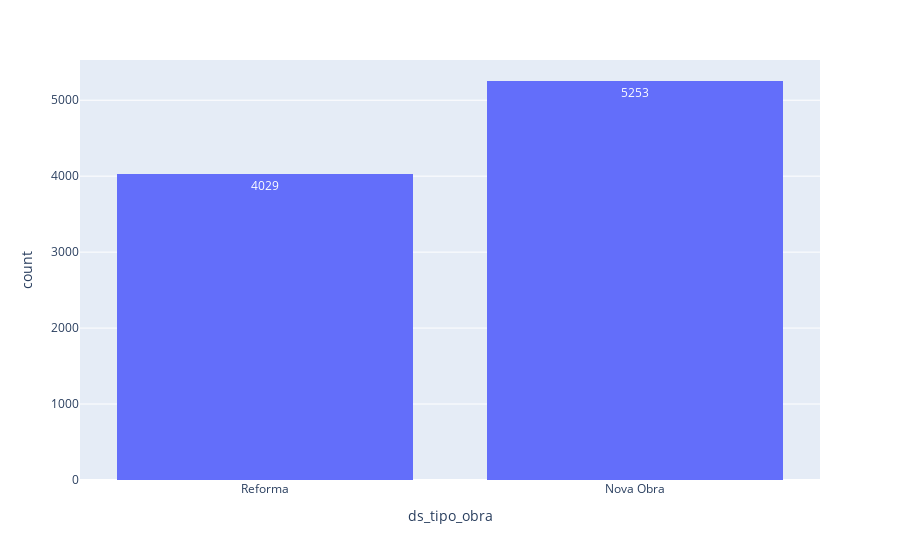

The notebook cell this image was saved under:
### Code cell
px.histogram(dados, x = 'ds_tipo_obra', text_auto = True)

### Figure 1 — Plotly figure (JSON) as saved in the notebook; plotly's stock layout.template omitted (floating-point values rounded to 4 significant figures; data arrays with more than 128 entries replaced by an {"elided": "..."} marker saying what was removed)
{"data": [{"alignmentgroup": "True", "bingroup": "x", "hovertemplate": "ds_tipo_obra=%{x}<br>count=%{y}<extra></extra>", "legendgroup": "", "marker": {"color": "#636efa", "pattern": {"shape": ""}}, "name": "", "offsetgroup": "", "orientation": "v", "showlegend": false, "texttemplate": "%{value}", "type": "histogram", "x": {"elided": "9378 str values"}, "xaxis": "x", "yaxis": "y"}], "layout": {"barmode": "relative", "legend": {"tracegroupgap": 0}, "margin": {"t": 60}, "xaxis": {"anchor": "y", "domain": [0, 1], "title": {"text": "ds_tipo_obra"}}, "yaxis": {"anchor": "x", "domain": [0, 1], "title": {"text": "count"}}}}
